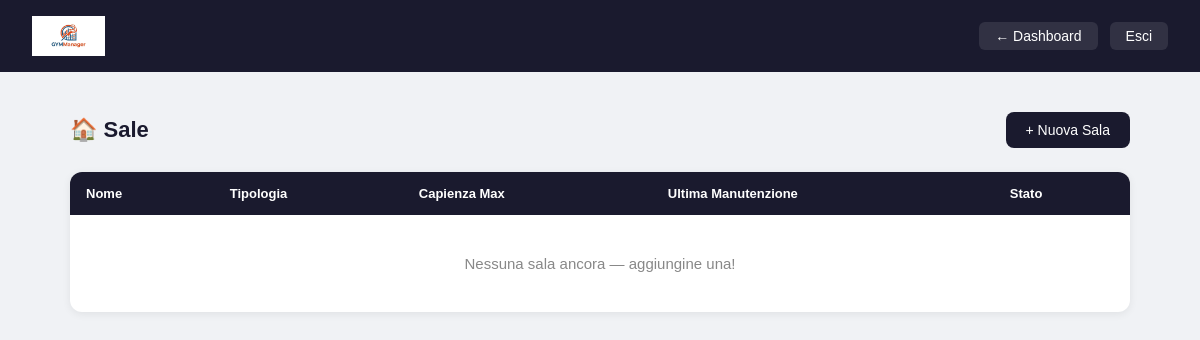
Page /palestra/pages/sale.php (signed in) on the earlier database version.
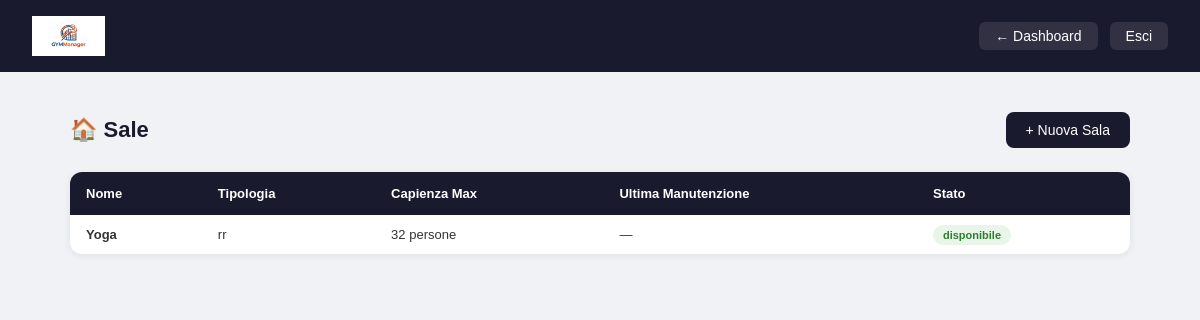
Same page on the later database version.
### tables this page shows
CREATE TABLE `sala` (
  `id_sala` int(11) NOT NULL,
  `nome` varchar(100) NOT NULL,
  `tipologia` varchar(50) DEFAULT NULL,
  `capienza_max` int(11) NOT NULL,
  `stato` enum('disponibile','in_manutenzione','chiusa') NOT NULL DEFAULT 'disponibile',
  `data_ultima_manutenzione` date DEFAULT NULL
);

### palestra/pages/sale.php (the view, shortened to what this page needs)
<?php
require_once "../config/db.php";
$sale = $pdo->query("
    SELECT id_sala, nome, tipologia, capienza_max,
           stato, data_ultima_manutenzione
    FROM SALA
    ORDER BY nome
")->fetchAll();
?>
<!DOCTYPE html>
<html lang="it">
<head>
</head>
<body>
<div class="navbar">
    <img src="../assets/logo.jpg" style="height:40px;">
    <div style="display:flex; gap:12px;">
        <a href="dashboard.php">← Dashboard</a>
        <a href="../logout.php">Esci</a>
    </div>
</div>
<div class="contenuto">
    <div class="intestazione">
        <h2>🏠 Sale</h2>
        <a class="btn" href="nuova_sala.php">+ Nuova Sala</a>
    </div>
    <table>
        <thead>
            <tr>
                <th>Nome</th>
                <th>Tipologia</th>
                <th>Capienza Max</th>
                <th>Ultima Manutenzione</th>
                <th>Stato</th>
            </tr>
        </thead>
        <tbody>
            <?php if(empty($sale)): ?>
            <tr>
                <td colspan="5" class="nessun-record">Nessuna sala ancora — aggiungine una!</td>
            </tr>
            <?php else: ?>
            <?php foreach($sale as $s): ?>
            <tr>
                <td><strong><?= htmlspecialchars($s['nome']) ?></strong></td>
                <td><?= htmlspecialchars($s['tipologia']) ?></td>
                <td><?= $s['capienza_max'] ?> persone</td>
                <td><?= $s['data_ultima_manutenzione'] ?? '—' ?></td>
                <td>
                    <span class="badge <?= $s['stato'] ?>">
                        <?= $s['stato'] ?>
                    </span>
                </td>
            </tr>
            <?php endforeach; ?>
            <?php endif; ?>
        </tbody>
    </table>
</div>
</body>
</html>

### palestra/pages/sale.php (style rules this page uses)
* { margin: 0; padding: 0; box-sizing: border-box; }
body { font-family: Arial, sans-serif; background: #f0f2f5; }
.navbar { background: #1a1a2e; color: white; padding: 16px 32px; display: flex; justify-content: space-between; align-items: center; }
.navbar a { color: white; text-decoration: none; font-size: 14px; background: rgba(255,255,255,0.1); padding: 6px 16px; border-radius: 6px; }
.contenuto { max-width: 1100px; margin: 40px auto; padding: 0 20px; }
.intestazione { display: flex; justify-content: space-between; align-items: center; margin-bottom: 24px; }
.intestazione h2 { font-size: 22px; color: #1a1a2e; }
.btn { background: #1a1a2e; color: white; padding: 10px 20px; border-radius: 8px; text-decoration: none; font-size: 14px; }
table { width: 100%; background: white; border-radius: 12px; box-shadow: 0 2px 8px rgba(0,0,0,0.07); border-collapse: collapse; overflow: hidden; }
th { background: #1a1a2e; color: white; padding: 14px 16px; text-align: left; font-size: 13px; }
td { padding: 12px 16px; font-size: 13px; border-bottom: 1px solid #f0f2f5; color: #333; }
tr:last-child td { border-bottom: none; }
.badge { padding: 4px 10px; border-radius: 20px; font-size: 11px; font-weight: bold; }
.badge.disponibile { background: #e8f5e9; color: #2e7d32; }
.nessun-record { text-align: center; padding: 40px; color: #888; font-size: 15px; }

Differences in the rows shown:
added sala: nome "Yoga", tipologia "rr", capienza_max "32", data_ultima_manutenzione "—", stato "disponibile"
Other differences:
text no longer shown: "Nessuna sala ancora — aggiungine una!"
